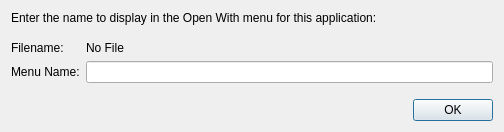
<?xml version="1.0" encoding="UTF-8"?>
<ui version="4.0">
 <class>OpenWithName</class>
 <widget class="QDialog" name="OpenWithName">
  <property name="geometry">
   <rect>
    <x>0</x>
    <y>0</y>
    <width>504</width>
    <height>132</height>
   </rect>
  </property>
  <property name="windowTitle">
   <string>Open With Application Name</string>
  </property>
  <layout class="QVBoxLayout" name="verticalLayout">
   <item>
    <widget class="QLabel" name="label">
     <property name="text">
      <string>Enter the name to display in the Open With menu for this application:</string>
     </property>
    </widget>
   </item>
   <item>
    <spacer name="verticalSpacer_2">
     <property name="orientation">
      <enum>Qt::Vertical</enum>
     </property>
     <property name="sizeType">
      <enum>QSizePolicy::Fixed</enum>
     </property>
     <property name="sizeHint" stdset="0">
      <size>
       <width>20</width>
       <height>10</height>
      </size>
     </property>
    </spacer>
   </item>
   <item>
    <layout class="QGridLayout" name="gridLayout">
     <item row="1" column="1">
      <widget class="QLineEdit" name="MenuName"/>
     </item>
     <item row="0" column="0">
      <widget class="QLabel" name="label_filename">
       <property name="text">
        <string>Filename:</string>
       </property>
      </widget>
     </item>
     <item row="1" column="0">
      <widget class="QLabel" name="label_menu">
       <property name="text">
        <string>Menu Name:</string>
       </property>
      </widget>
     </item>
     <item row="0" column="1">
      <widget class="QLabel" name="Filename">
       <property name="text">
        <string>No File</string>
       </property>
      </widget>
     </item>
    </layout>
   </item>
   <item>
    <spacer name="verticalSpacer">
     <property name="orientation">
      <enum>Qt::Vertical</enum>
     </property>
     <property name="sizeHint" stdset="0">
      <size>
       <width>20</width>
       <height>40</height>
      </size>
     </property>
    </spacer>
   </item>
   <item>
    <widget class="QDialogButtonBox" name="buttonBox">
     <property name="orientation">
      <enum>Qt::Horizontal</enum>
     </property>
     <property name="standardButtons">
      <set>QDialogButtonBox::Ok</set>
     </property>
    </widget>
   </item>
  </layout>
 </widget>
 <resources/>
 <connections>
  <connection>
   <sender>buttonBox</sender>
   <signal>accepted()</signal>
   <receiver>OpenWithName</receiver>
   <slot>accept()</slot>
   <hints>
    <hint type="sourcelabel">
     <x>248</x>
     <y>254</y>
    </hint>
    <hint type="destinationlabel">
     <x>157</x>
     <y>274</y>
    </hint>
   </hints>
  </connection>
  <connection>
   <sender>buttonBox</sender>
   <signal>rejected()</signal>
   <receiver>OpenWithName</receiver>
   <slot>reject()</slot>
   <hints>
    <hint type="sourcelabel">
     <x>316</x>
     <y>260</y>
    </hint>
    <hint type="destinationlabel">
     <x>286</x>
     <y>274</y>
    </hint>
   </hints>
  </connection>
 </connections>
</ui>
